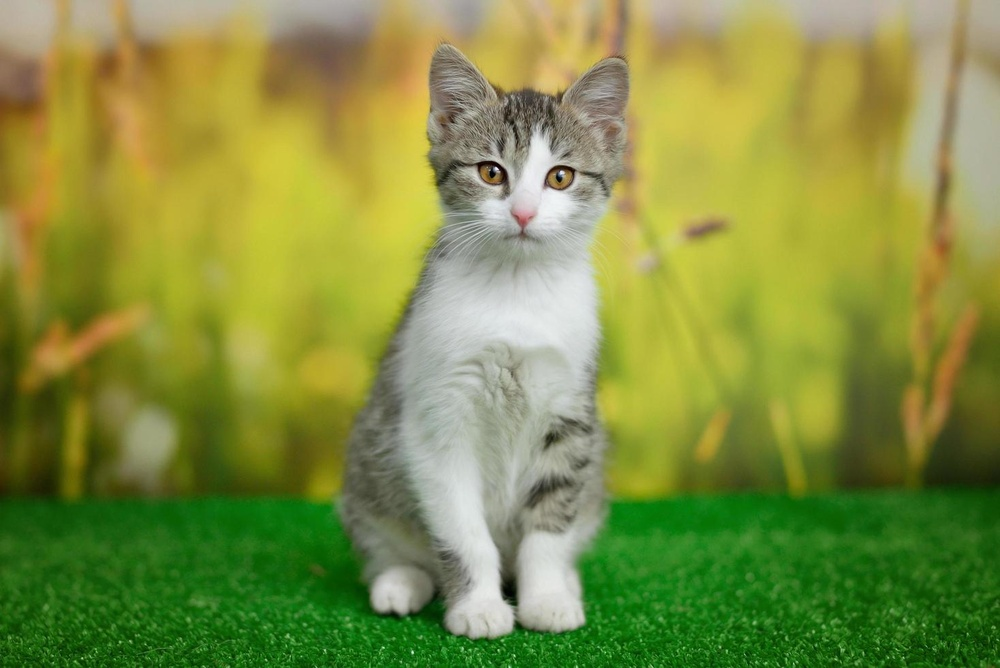
#> input picture Photos/cat6.jpg, 1000 x 668 px, shrunk from 1468 x 980 before the run
$ python contours.py
#> lines starting #> are read from the running program, lines starting #| are printed output that depends on the picture; after the words box and inside, x2 and y2 are one past the last pixel; in counts of white or black regions, pixels touching at a corner belong together
import cv2 as cv
import numpy as np

img = cv.imread('Photos/cat6.jpg')
#> img is the input picture: shape (668, 1000, 3); mean B, G, R 66, 142.6, 129.7

cv.imshow('Cats', img)

blank = np.zeros(img.shape, dtype='uint8')


gray = cv.cvtColor(img, cv.COLOR_BGR2GRAY)
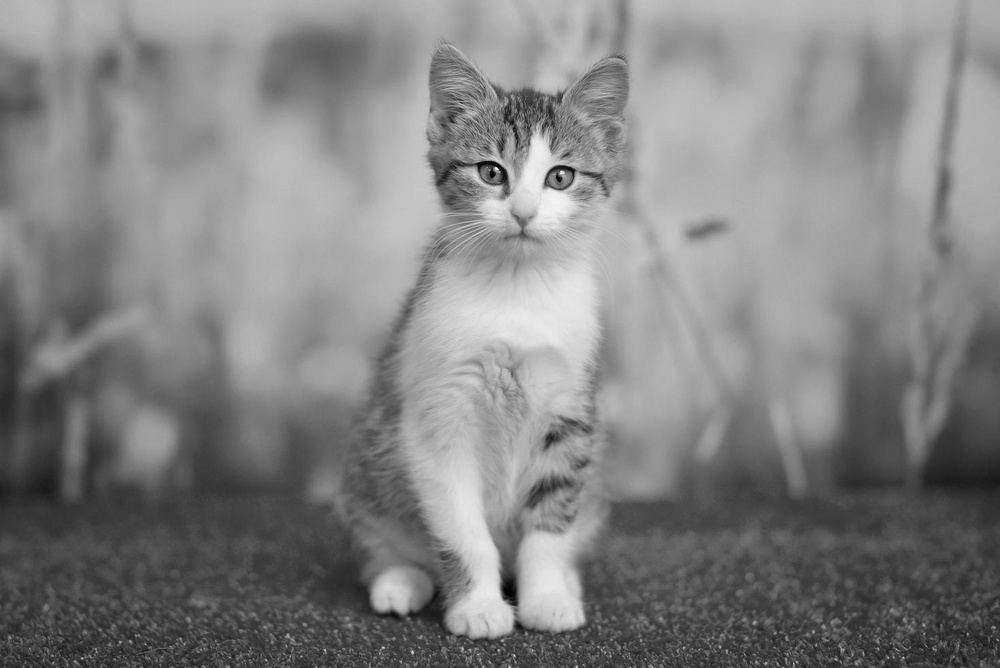
#> gray: shape (668, 1000); min 0, max 249, mean 130
cv.imshow('Gray', gray)

blur = cv.GaussianBlur(gray, (5,5), cv.BORDER_DEFAULT)
cv.imshow('Blur', blur)

canny = cv.Canny(img,125,175)
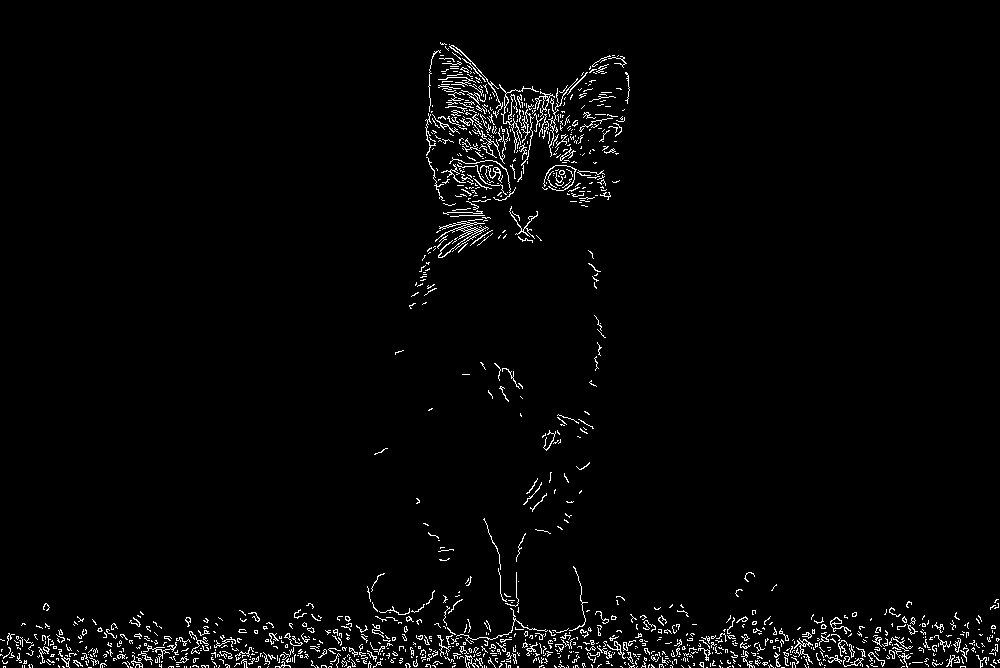
#> canny: shape (668, 1000); 2.4% white in thin lines or dots
cv.imshow('Canny Edges', canny)

ret, thresh = cv.threshold(gray, 175,255, cv.THRESH_BINARY)
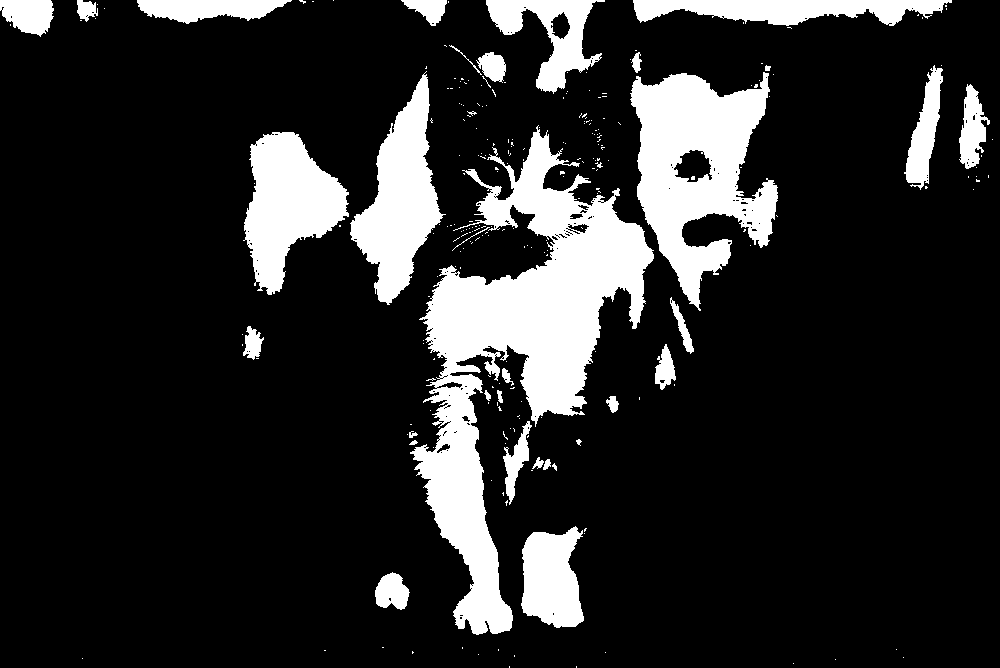
#> thresh: shape (668, 1000); 16.3% white; 259 white regions (224 under 20 px)
cv.imshow('Thresh', thresh)

contours, hierarchies = cv.findContours(canny ,cv.RETR_LIST, cv.CHAIN_APPROX_SIMPLE) # Contours -> list of cordinates of contours, Hierarchies -> shapes
#> contours = 1456 contours, 1413 with area under 20; largest, box (x1, y1, x2, y2) and area: (435, 221, 489, 258) 177, (499, 84, 539, 153) 121, (533, 91, 555, 117) 76, (830, 617, 851, 634) 61, (794, 638, 813, 664) 58
print(f'{len(contours)} contour(s) found')
#| 1456 contour(s) found


cv.drawContours(blank, contours, -1, (0,0,255), 1)
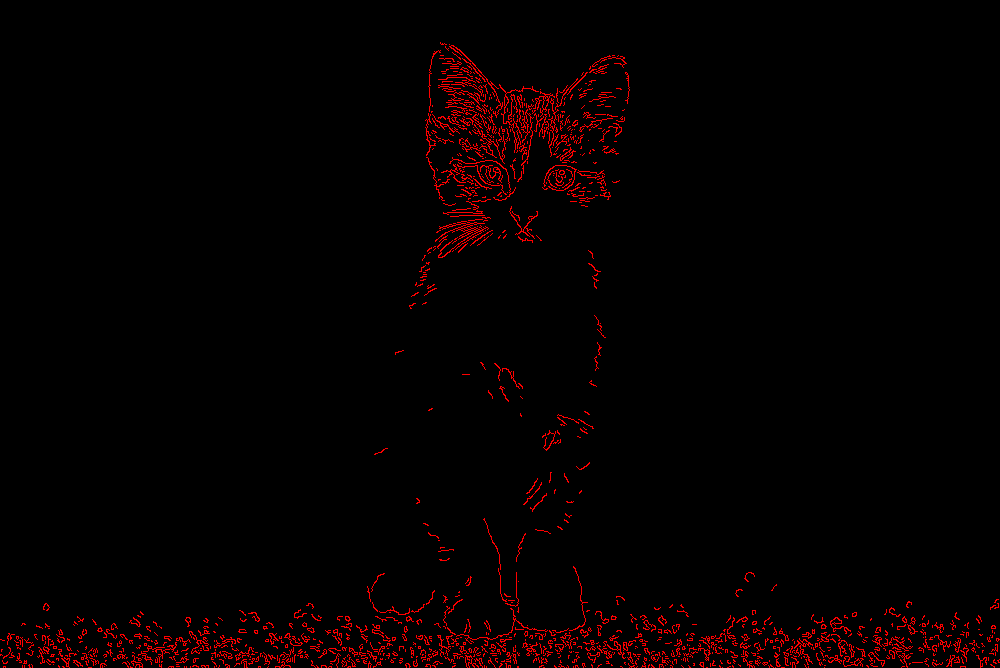
#> blank: shape (668, 1000, 3); mean of channels 0, 1, 2 0, 0, 6.1; drawn as B, G, R
cv.imshow('Contours Drawn', blank)

cv.waitKey(0)

$ run again, with Photos/cat1.jpg copied over Photos/cat6.jpg
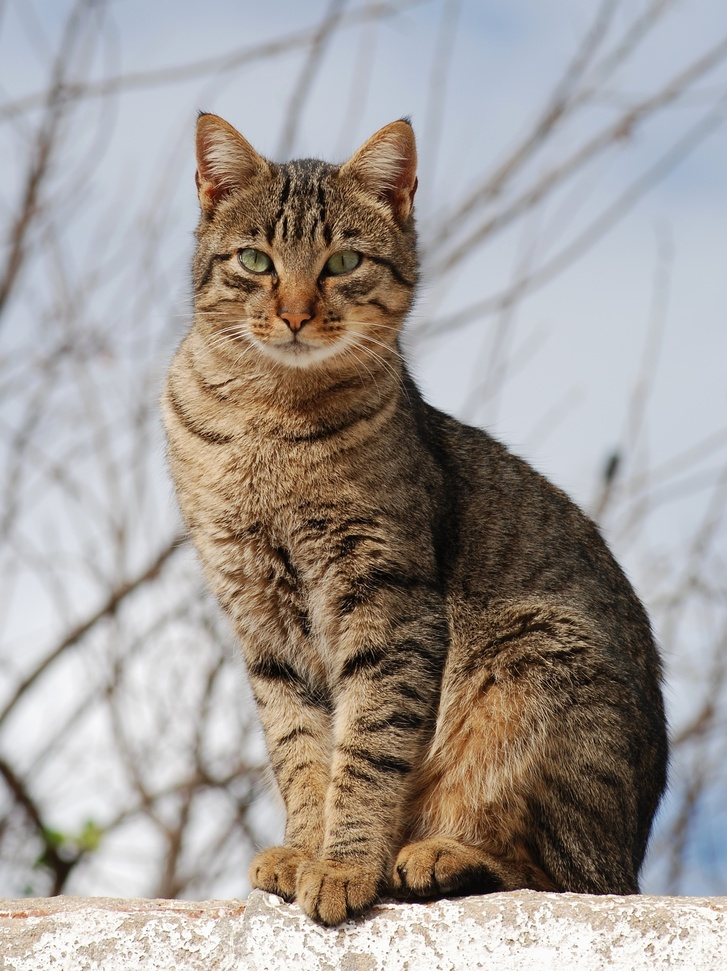
#> input picture Photos/cat1.jpg, 727 x 971 px, shrunk from 1795 x 2397 before the run
#> img is the input picture: shape (971, 727, 3); mean B, G, R 150, 154.8, 161.8
#> canny: shape (971, 727); 11.4% white in thin lines or dots, all inside (x1, y1, x2, y2) = (0, 109, 727, 971)
#> `ret, thresh = cv.threshold(gray, 175,255, cv.THRESH_BINARY)`:
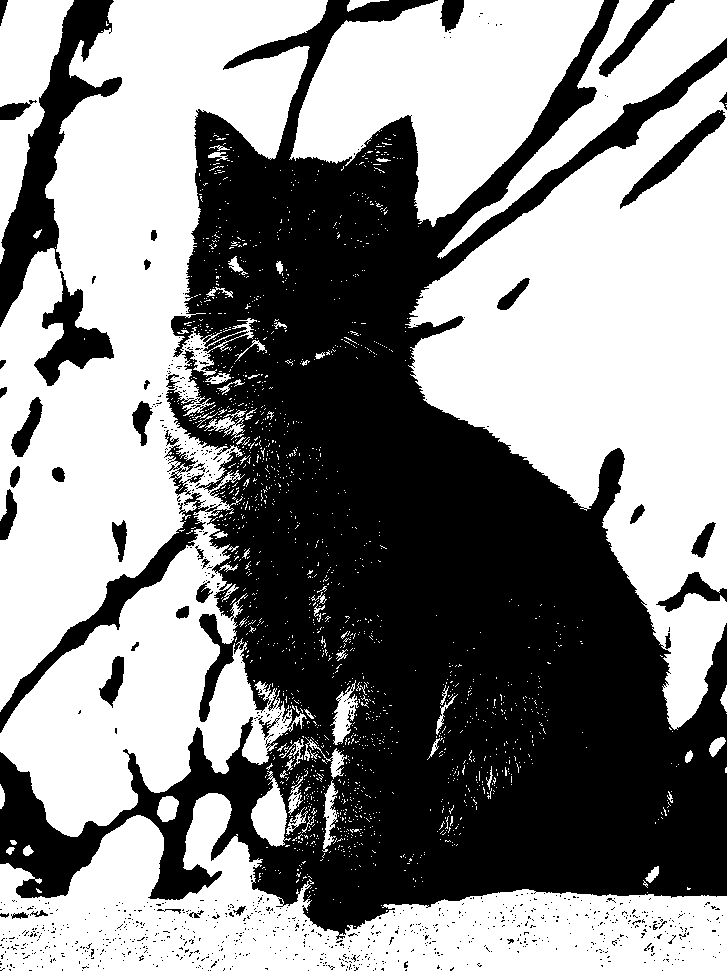
#> thresh: shape (971, 727); 54.3% white; 1003 black regions (960 under 20 px)
#> contours = 6403 contours, 6069 with area under 20; largest, box (x1, y1, x2, y2) and area: (213, 549, 296, 612) 601, (218, 500, 341, 574) 513, (501, 673, 545, 755) 362, (304, 561, 377, 600) 336, (409, 911, 450, 960) 330
#| 6403 contour(s) found
#> `cv.drawContours(blank, contours, -1, (0,0,255), 1)`:
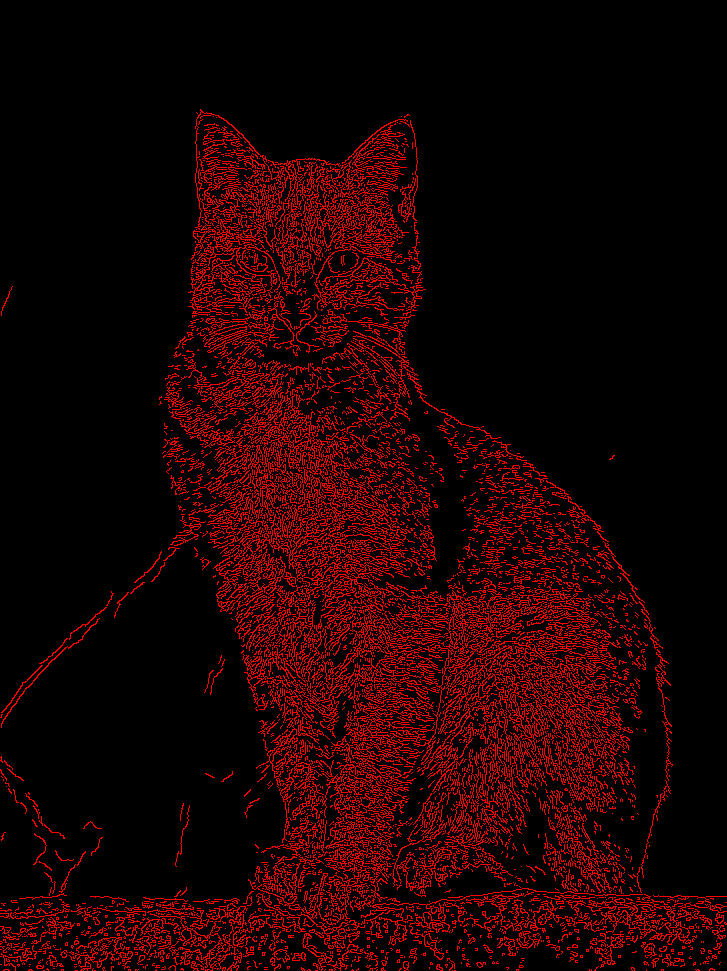
#> blank: shape (971, 727, 3); mean of channels 0, 1, 2 0, 0, 29.1; drawn as B, G, R

$ run again, with Photos/cat10.jpg copied over Photos/cat6.jpg
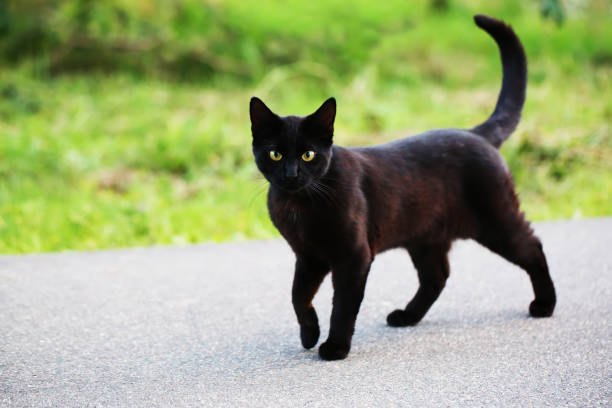
#> input picture Photos/cat10.jpg, 612 x 408 px
#> img is the input picture: shape (408, 612, 3); mean B, G, R 121.3, 166, 154.2
#> canny: shape (408, 612); 2.6% white in thin lines or dots
#> `ret, thresh = cv.threshold(gray, 175,255, cv.THRESH_BINARY)`:
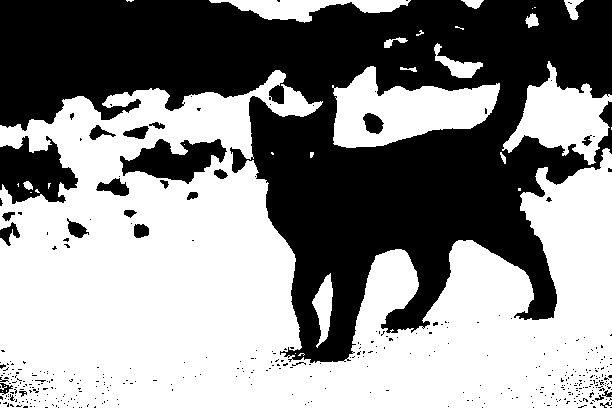
#> thresh: shape (408, 612); 55.6% white; 410 black regions (387 under 20 px)
#> contours = 611 contours, 605 with area under 20; largest, box (x1, y1, x2, y2) and area: (249, 96, 420, 362) 192, (384, 150, 557, 329) 106, (301, 151, 317, 162) 76, (301, 151, 315, 162) 66, (431, 14, 509, 130) 45, (468, 24, 528, 150) 44
#| 611 contour(s) found
#> `cv.drawContours(blank, contours, -1, (0,0,255), 1)`:
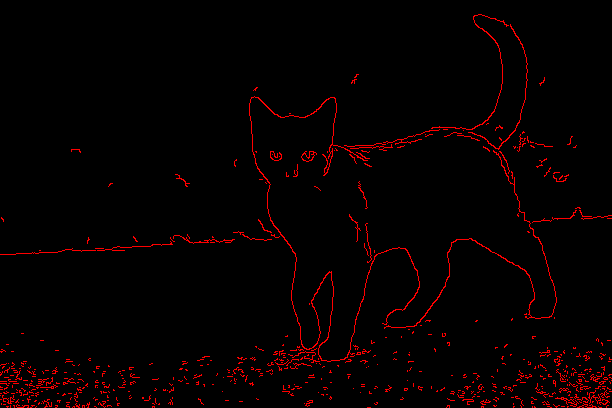
#> blank: shape (408, 612, 3); mean of channels 0, 1, 2 0, 0, 6.7; drawn as B, G, R
